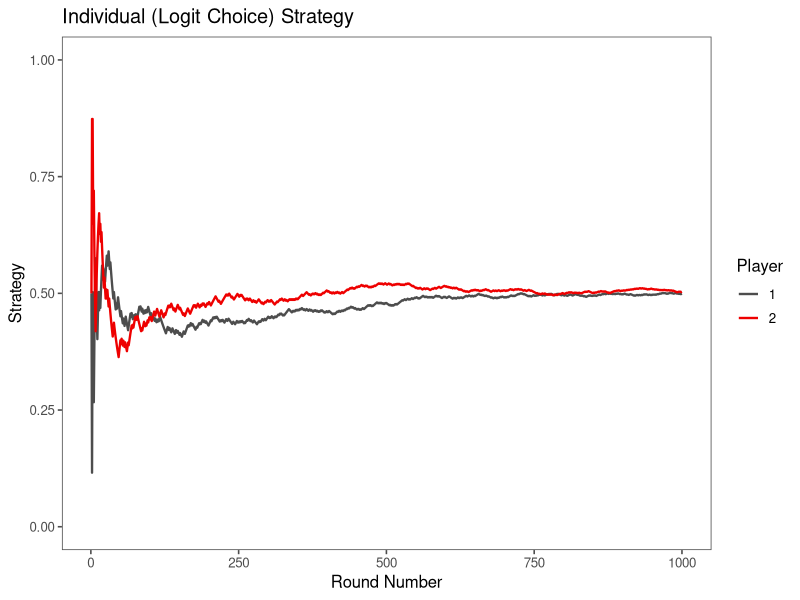
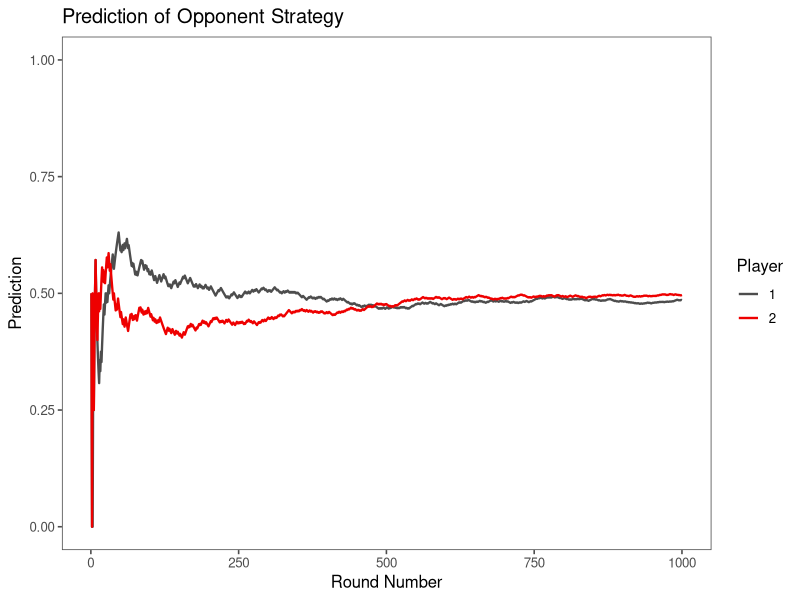

Recreate these plots in R, in order.
# Prediction & Rationality
# Response to Foster & Young (2000)
# 2x2 Zero Sum Game

# Load packages from library
library(ggplot2)
library(ggthemes)

# Set benchmark game payoffs
a = b = c = d = 1

# for the 2x2 zero sum game
#         H       T
#   H | a, -a | b, -b |
#   T | c, -c | d, -d |

# Assign benchmark game payoffs for both players
p1Payoff0 <- data.frame(c(a,-b), c(-c, d))
rownames(p1Payoff0) <- c("H", "T")
colnames(p1Payoff0) <- c("H", "T")
p2Payoff0 <- data.frame(c(-a, b), c(c,-d))
rownames(p2Payoff0) <- c("H", "T")
colnames(p2Payoff0) <- c("H", "T")

# v-Perturbation of payoffs
vPertub <- function() {
  z <- rbeta(1, 1, 1) - (1 / 2)
  return(z)
}

# Perturb payoffs
for (i in 1:2) {
  for (j in 1:2) {
    p1Payoff0[i,j] <- p1Payoff0[i,j] + .1 * vPertub()
    p2Payoff0[i,j] <- p2Payoff0[i,j] + .1 * vPertub()
  }
}


# Expected payoff functions
expPayoff <- function(p, y) {
  # Use the appropriate payoff table for the player
  if (y == 1) {
    w <- p1Payoff0
  } else {
    if (y == 2) {
      w <- p2Payoff0
    } else {
      print("expPayoff: input not a player")
    }
  }
  # Create empty payoffs
  z <- c(NA, NA)
  # Calculate expected payoff for playing Heads
  z[1] <- p * w[1, 1] + (1 - p) * w[1, 2]
  # Calculate expected payoff for playing Tails
  z[2] <- p * w[2, 1] + (1 - p) * (w[2, 2])
  # Return the expected payoffs for each H and T
  return(z)
}

# # Learning process: Empirical best response
# BestResponse <- function(x, y) {
#   # For the first round of play, choose a random action
#   if (x == 1) {
#     z <- c(ifelse(rbinom(1, 1, .5) == 1, "H", "T"), 0)
#     return(z)
#   }
#   if (x > 1) {
#     # For all other rounds of play, calculate the best response for the given player
#     # to the empirical distribution of the other player's past play
#     hTable <- table(factor(h[, (3 - y)], levels = c("H", "T")))
#     freqOfHeads <- as.numeric(hTable[1] / sum(hTable))
#     payoffs <- expPayoff(freqOfHeads, y)
#     if (payoffs[1] > payoffs[2]) {
#       # If the best response is heads, play heads
#       return(c("H", freqOfHeads))
#     } else {
#       if (payoffs[1] < payoffs[2]) {
#         # If the best response is tails, play tails
#         return(c("T", freqOfHeads))
#       } else {
#         # Otherwise, randomly choose a strategy
#         return(c(ifelse(rbinom(1, 1, .5) == 1, "H", "T"), freqOfHeads))
#       }
#     }
#   }
# }

LogitBestResponse <- function(x, y) {
  # For the first round of play, choose a random action
  if (x == 1) {
    return(c(ifelse(rbinom(1, 1, .5) == 1, "H", "T"), 0))
  }
  if (x > 1) {
    # For all other rounds of play, calculate the best response for the given player
    # to the empirical distribution of the other player's past play
    hTable <- table(factor(h[, (3 - y)], levels = c("H", "T")))
    freqOfHeads <- as.numeric(hTable[1] / sum(hTable))
    payoffs <- expPayoff(freqOfHeads, y)
    mixedStrategy <-
      exp(λ  * payoffs[1]) / (exp(λ  * payoffs[1]) + exp(λ  * payoffs[2]))
    return(c(
      ifelse(runif(1, 0, 1) < mixedStrategy, "H", "T"),
      mixedStrategy,
      freqOfHeads
    ))
  }
}

# Determing number of rounds of play in simulation
T <- 1000
# Create blank history to record play
h <-
  data.frame(
    P1 = character(T),
    P2 = character(T),
    P1predictionOfP2 = numeric(T),
    P2predictionOfP1 = numeric(T),
    P1beliefOfP2 = numeric(T),
    P2beliefOfP1 = numeric(T),
    stringsAsFactors = FALSE
  )

### Simulate game for BR dynamics
# for (i in 1:T) {
#   h[i, 1] <- BestResponse(i, 1)[1]
#   h[i, 2] <- BestResponse(i, 2)[1]
#   h[i, 3] <- round(as.numeric(BestResponse(i, 1)[2]), 4)
#   h[i, 4] <- round(as.numeric(BestResponse(i, 2)[2]), 4)
# }

### Simulate game for Logit dynamics
λ  <- 1 # Set rationality parameter λ
for (i in 1:T) {
  LBR1 <- LogitBestResponse(i, 1)
  LBR2 <- LogitBestResponse(i, 2)
  h[i, 1] <- LBR1[1]
  h[i, 2] <- LBR2[1]
  h[i, 3] <- round(as.numeric(LBR1[2]), 4)
  h[i, 4] <- round(as.numeric(LBR2[2]), 4)
  h[i, 5] <- round(as.numeric(LBR2[3]), 4)
  h[i, 6] <- round(as.numeric(LBR1[3]), 4)
}

# Output history of play
h[1, c(3:6)] <- 0.5
print(h)


dfStrategy <-
  data.frame(c(1:T), c(as.character(rep(1, T)), as.character(rep(2, T))), c(h[, 3], h[, 4]))
colnames(dfStrategy) <- c("Round", "Player", "Strategy")

ggplot(dfStrategy,
       aes(
         x = Round,
         y = Strategy,
         group = Player,
         colour = Player
       )) +
  geom_path(alpha = 1, size = 0.8) +
  ggtitle("Individual (Logit Choice) Strategy") +
  labs(x = "Round Number", y = "Strategy") +
  ylim(0:1) +
  scale_color_manual(values = c("gray30", "red2")) +
  theme_few()

dfBelief <-
  data.frame(c(1:T), c(as.character(rep(1, T)), as.character(rep(2, T))), c(h[, 5], h[, 6]))
colnames(dfBelief) <- c("Round", "Player", "Prediction")

ggplot(dfBelief,
       aes(
         x = Round,
         y = Prediction,
         group = Player,
         colour = Player
       )) +
  geom_path(alpha = 1, size = 0.8) +
  ggtitle("Prediction of Opponent Strategy") +
  labs(x = "Round Number", y = "Prediction") +
  ylim(0:1) +
  scale_color_manual(values = c("gray30", "red2")) +
  theme_few()
